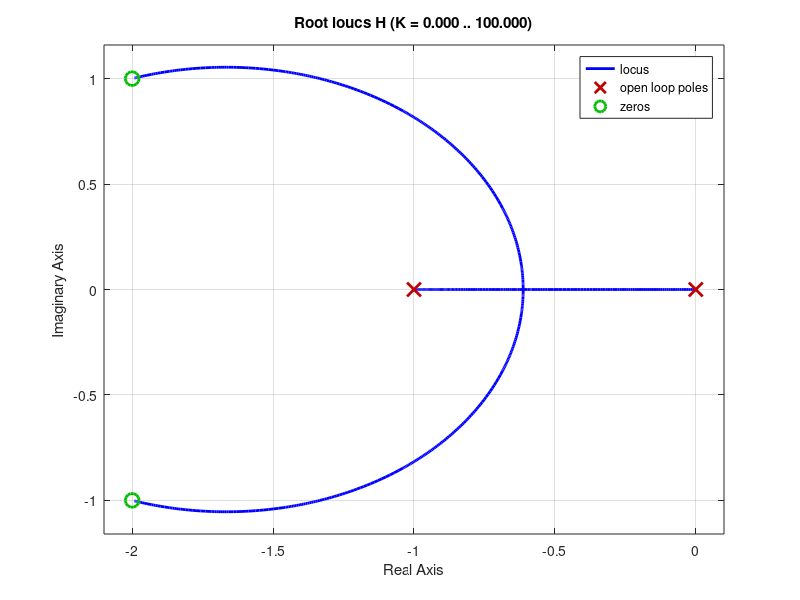

Write the MATLAB code that produced this figure.
H = zpk([-1, -2], [-0.25 + j, -0.25 - j], 2);
rlocus(H);
%%
H = zpk([], [-1], 2);
rlocus(H);
%%
H = zpk([-2], [-1], 2)
rlocus(H)
%%
H = zpk([-2], [-1, 0], 2)
rlocus(H)
%%
H = zpk([], [-1, -2], 2)
rlocus(H)
%%
H = zpk([-2], [0, 0], 2)
rlocus(H)
%%
H = zpk([-2 + j, -2 - j], [-1, 0], 2)
rlocus(H)